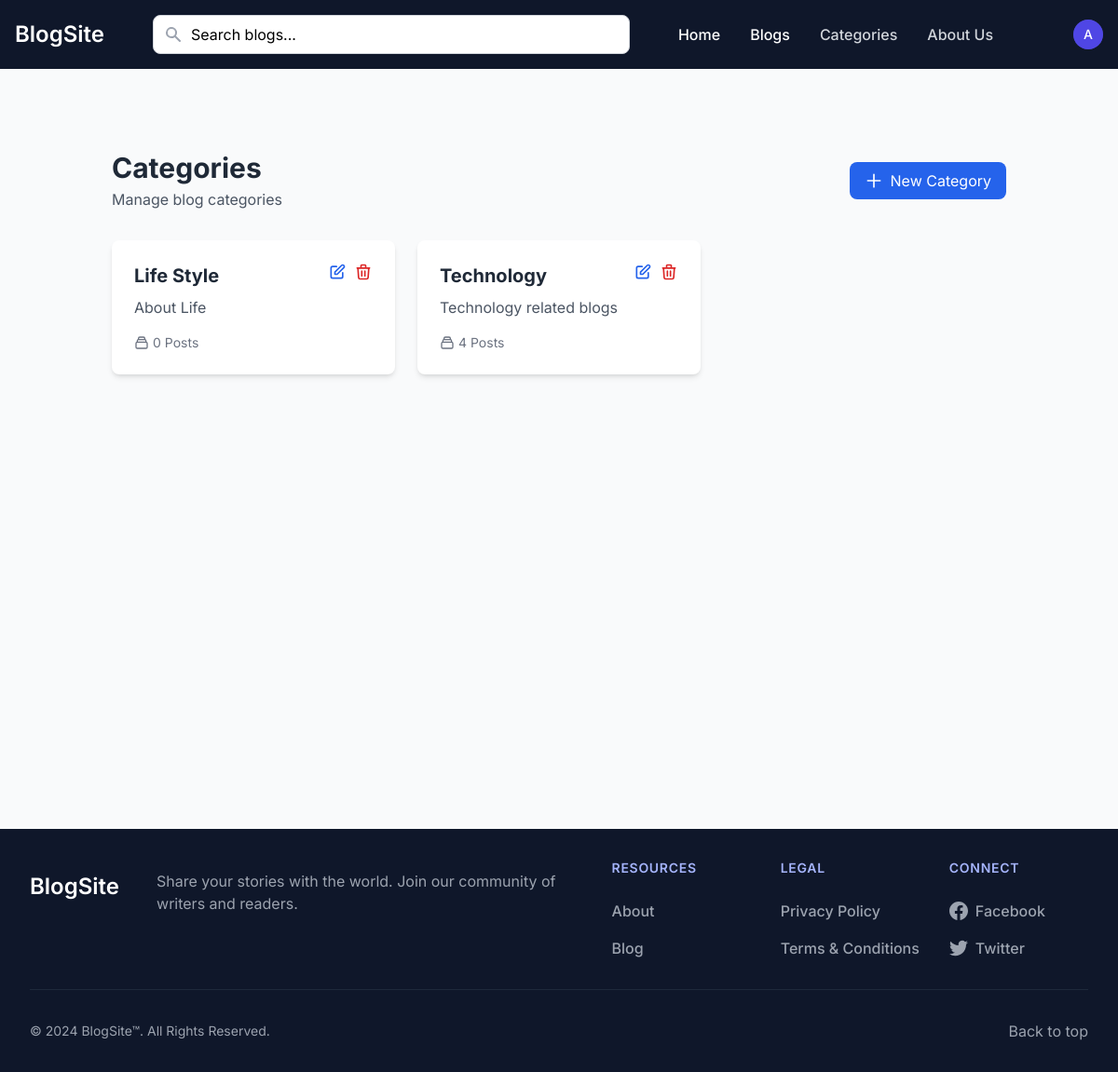
/categories (signed in), run on the app's committed database.
### app.py (models this page shows, shortened)
class User(UserMixin, db.Model):
    id = db.Column(db.Integer, primary_key=True)
    name = db.Column(db.String(100), nullable=False)
    email = db.Column(db.String(120), unique=True, nullable=False)
    password = db.Column(db.String(200), nullable=False)
    is_admin = db.Column(db.Boolean, default=False)
    created_at = db.Column(db.DateTime, nullable=False, default=datetime.utcnow)
    updated_at = db.Column(db.DateTime, default=datetime.utcnow, onupdate=datetime.utcnow)

class Category(db.Model):
    id = db.Column(db.Integer, primary_key=True)
    name = db.Column(db.String(50), unique=True, nullable=False)
    description = db.Column(db.Text)
    created_at = db.Column(db.DateTime, default=datetime.utcnow)
    updated_at = db.Column(db.DateTime, default=datetime.utcnow, onupdate=datetime.utcnow)
    blogs = db.relationship('Blog', backref='category', lazy=True)

### app.py (the view)
@app.route('/categories')
@login_required
def list_categories():
    categories = Category.query.order_by(Category.name).all()
    return render_template('categories.html', categories=categories, user=current_user)

### app.py (called while the page is built)
@app.context_processor
def utility_processor():
    return {
        'POSTS_PER_PAGE': app.config['POSTS_PER_PAGE'],
        'min': min  # Make min() function available in templates
    }

@login_manager.user_loader
def load_user(user_id):
    return User.query.get(int(user_id))

### templates/categories.html (shortened to what this page needs)
{% extends "base.html" %}
{% block content %}
<div class="max-w-6xl mx-auto my-10 px-4">
    <div class="flex justify-between items-center mb-8">
        <div>
            <h2 class="text-3xl font-bold text-gray-800">Categories</h2>
            <p class="text-gray-600 mt-1">Manage blog categories</p>
        </div>
        {% if user.is_admin%}
        <a href="{{ url_for('create_category') }}"
           class="inline-flex items-center px-4 py-2 bg-blue-600 text-white rounded-lg hover:bg-blue-700 focus:outline-none focus:ring-2 focus:ring-blue-500">
            <svg class="w-5 h-5 mr-2" fill="none" stroke="currentColor" viewBox="0 0 24 24">
                <path stroke-linecap="round" stroke-linejoin="round" stroke-width="2" d="M12 4v16m8-8H4"></path>
            </svg>
            New Category
        </a>
        {% endif %}
    </div>
    <div class="grid grid-cols-1 md:grid-cols-2 lg:grid-cols-3 gap-6">
        {% for category in categories %}
        <div class="bg-white rounded-lg shadow-md overflow-hidden hover:shadow-lg transition-shadow duration-300">
            <div class="p-6">
                <div class="flex justify-between items-start">
                    <div>
                        <h3 class="text-xl font-bold text-gray-800">{{ category.name }}</h3>
                        <p class="text-gray-600 mt-2">{{ category.description or 'No description available' }}</p>
                    </div>
                    <div class="flex space-x-2">
                        <a href="{{ url_for('edit_category', category_id=category.id) }}"
                           class="text-blue-600 hover:text-blue-800">
                            <svg class="w-5 h-5" fill="none" stroke="currentColor" viewBox="0 0 24 24">
                                <path stroke-linecap="round" stroke-linejoin="round" stroke-width="2" d="M11 5H6a2 2 0 00-2 2v11a2 2 0 002 2h11a2 2 0 002-2v-5m-1.414-9.414a2 2 0 112.828 2.828L11.828 15H9v-2.828l8.586-8.586z"></path>
                            </svg>
                        </a>
                        <form method="POST" action="{{ url_for('delete_category', category_id=category.id) }}"
                              class="inline"
                              onsubmit="return confirm('Are you sure you want to delete this category?')">
                            <button type="submit" class="text-red-600 hover:text-red-800">
                                <svg class="w-5 h-5" fill="none" stroke="currentColor" viewBox="0 0 24 24">
                                    <path stroke-linecap="round" stroke-linejoin="round" stroke-width="2" d="M19 7l-.867 12.142A2 2 0 0116.138 21H7.862a2 2 0 01-1.995-1.858L5 7m5 4v6m4-6v6m1-10V4a1 1 0 00-1-1h-4a1 1 0 00-1 1v3M4 7h16"></path>
                                </svg>
                            </button>
                        </form>
                    </div>
                </div>
                <div class="mt-4 flex items-center text-sm text-gray-500">
                    <svg class="w-4 h-4 mr-1" fill="none" stroke="currentColor" viewBox="0 0 24 24">
                        <path stroke-linecap="round" stroke-linejoin="round" stroke-width="2" d="M19 11H5m14 0a2 2 0 012 2v6a2 2 0 01-2 2H5a2 2 0 01-2-2v-6a2 2 0 012-2m14 0V9a2 2 0 00-2-2M5 11V9a2 2 0 012-2m0 0V5a2 2 0 012-2h6a2 2 0 012 2v2M7 7h10"></path>
                    </svg>
                    {{ category.blogs|length }} Posts
                </div>
            </div>
        </div>
        {% endfor %}
    </div>
</div>
{% endblock %}

### templates/base.html (shortened to what this page needs)
<!DOCTYPE html>
<html lang="en">
<head>
    <link href="{{ url_for('static', filename='dist/css/output.css') }}" rel="stylesheet">
</head>
<body class="bg-gray-50">
    <nav class="bg-slate-900">
        <div class="max-w-screen-xl flex flex-wrap items-center justify-between mx-auto p-4">
            <a href="/" class="flex items-center space-x-3 rtl:space-x-reverse">
                <span class="self-center text-2xl font-semibold whitespace-nowrap text-white">BlogSite</span>
            </a>
            <div class="flex items-center md:order-2">
                {% if current_user.is_authenticated %}
                    <button type="button"
                            class="flex text-sm bg-slate-700 rounded-full md:me-0 focus:ring-4 focus:ring-indigo-500"
                            id="user-menu-button"
                            aria-expanded="false"
                            data-dropdown-toggle="user-dropdown"
                            data-dropdown-placement="bottom"
                            style="margin-left: 50px;">
                        <div class="w-8 h-8 rounded-full bg-indigo-600 flex items-center justify-center">
                            <span class="text-white font-medium">{{ current_user.name[:1] }}</span>
                        </div>
                    </button>
                {% else %}
                    <a href="{{ url_for('login') }}"
                        style="margin-left: 50px;"
                       class="text-white bg-indigo-600 hover:bg-indigo-700 focus:ring-4 focus:outline-none focus:ring-indigo-300 font-medium rounded-lg text-sm px-4 py-2 text-center shadow-sm">
                        Login
                    </a>
                {% endif %}
            </div>
            <div class="items-center justify-between hidden w-full md:flex md:w-auto md:order-1 bg-slate-900" id="navbar-cta">
                <ul class="flex flex-col font-medium p-4 md:p-0 mt-4 rounded-lg md:space-x-8 rtl:space-x-reverse md:flex-row md:mt-0">
                    <li>
                        <a href="/" class="block py-2 px-3 md:p-0 text-white hover:text-indigo-300" aria-current="page">Home</a>
                    </li>
                    <li>
                        <a href="{{url_for('all_blogs')}}" class="block py-2 px-3 md:p-0 text-white hover:text-indigo-300" aria-current="page">Blogs</a>
                    </li>
                    {% if user.is_admin %}
                    <li>
                        <a href="{{ url_for('list_categories') }}" class="block py-2 px-3 md:p-0 text-gray-300 hover:text-indigo-300">Categories</a>
                    </li>
                    {% endif %}
                    <li>
                        <a href="#" class="block py-2 px-3 md:p-0 text-gray-300 hover:text-indigo-300">About Us</a>
                    </li>
                </ul>
            </div>
            <div class="flex-1 max-w-lg mx-4 relative">
                <form action="{{ url_for('search') }}" method="GET" class="relative">
                    <div class="relative">
                        <input type="text" name="q"
                               class="w-full px-4 py-2 pl-10 pr-4 rounded-lg border border-gray-300 focus:outline-none focus:ring-2 focus:ring-indigo-500 focus:border-indigo-500"
                               id="searchInput"
                               placeholder="Search blogs..."
                               autocomplete="off"
                               value="{{ request.args.get('q', '') }}">
                        <div class="absolute inset-y-0 left-0 pl-3 flex items-center pointer-events-none">
                        </div>
                    </div>
                </form>
            </div>
        </div>
    </nav>
    <main class="container mx-auto px-4 py-8 min-h-screen">
        {% block content %}{% endblock %}
    </main>
    <footer class="bg-slate-900 text-white">
        <div class="mx-auto w-full max-w-screen-xl p-8">
            <div class="md:flex md:justify-between">
                <div class="mb-6 md:mb-0">
                    <a href="/" class="flex items-center space-y-3">
                        <span class="self-center text-2xl font-semibold whitespace-nowrap text-white">BlogSite</span>
                        <p class="text-gray-400 mt-4 max-w-md" style="margin-left: 40px;">Share your stories with the world. Join our community of writers and readers.</p>
                    </a>
                </div>
                <div class="grid grid-cols-2 gap-12 sm:gap-8 sm:grid-cols-3">
                    <div>
                        <h2 class="mb-6 text-sm font-semibold text-indigo-300 uppercase tracking-wider">Resources</h2>
                        <ul class="text-gray-400 font-medium space-y-4">
                            <li class="mb-4">
                                <a href="#" class="hover:text-indigo-300 transition-colors duration-200">About</a>
                            </li>
                            <li>
                                <a href="#" class="hover:text-indigo-300 transition-colors duration-200">Blog</a>
                            </li>
                        </ul>
                    </div>
                    <div>
                        <h2 class="mb-6 text-sm font-semibold text-indigo-300 uppercase tracking-wider">Legal</h2>
                        <ul class="text-gray-400 font-medium space-y-4">
                            <li class="mb-4">
                                <a href="#" class="hover:text-indigo-300 transition-colors duration-200">Privacy Policy</a>
                            </li>
                            <li>
                                <a href="#" class="hover:text-indigo-300 transition-colors duration-200">Terms &amp; Conditions</a>
                            </li>
                        </ul>
                    </div>
                    <div>
                        <h2 class="mb-6 text-sm font-semibold text-indigo-300 uppercase tracking-wider">Connect</h2>
                        <ul class="text-gray-400 font-medium space-y-4">
                            <li>
                                <a href="#" class="hover:text-indigo-300 transition-colors duration-200 flex items-center">
                                    Facebook
                                </a>
                            </li>
                            <li>
                                <a href="#" class="hover:text-indigo-300 transition-colors duration-200 flex items-center">
                                    Twitter
                                </a>
                            </li>
                        </ul>
                    </div>
                </div>
            </div>
            <hr class="my-8 border-slate-800" />
            <div class="sm:flex sm:items-center sm:justify-between">
                <span class="text-sm text-gray-400 sm:text-center">© 2024 BlogSite™. All Rights Reserved.</span>
                <div class="flex mt-4 sm:mt-0">
                    <a href="#" class="text-gray-400 hover:text-indigo-300 transition-colors duration-200">
                        Back to top
                    </a>
                </div>
            </div>
        </div>
    </footer>
</body>
</html>

### templates/base.html (style rules this page uses)
body { font-family: 'Inter', sans-serif; }

### data on the page
User: name "A"
Category: name "Life Style", description "About Life", blogs|length "0"
Category: name "Technology", description "Technology related blogs", blogs|length "4"
